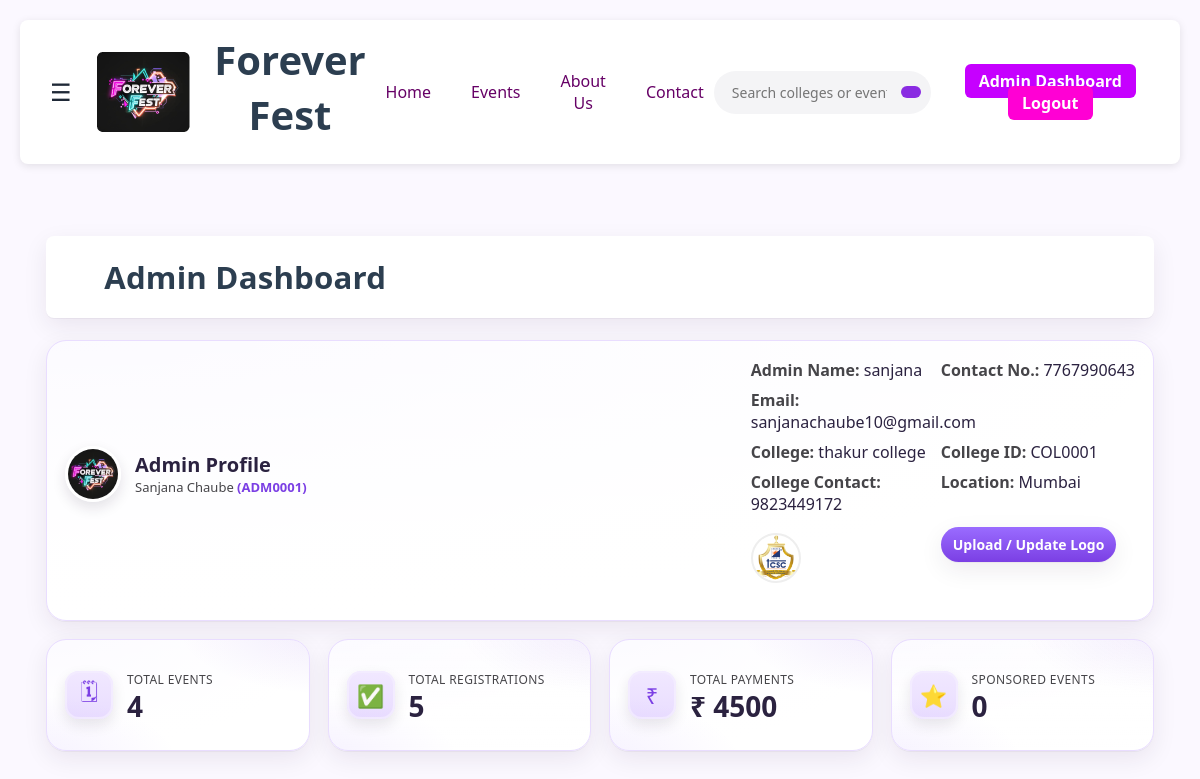
The app's page /admin-dashboard/ (signed in) with its own data.
### accounts/models.py (models this page shows, shortened)
class AdminProfile(models.Model):
    GENDER_CHOICES = [('M','Male'), ('F','Female'), ('O','Other')]
    full_name  = models.CharField(max_length=100)
    admin_name = models.CharField(max_length=50)
    contact_no = models.CharField(max_length=15)
    email      = models.EmailField(unique=True)
    gender     = models.CharField(max_length=1, choices=GENDER_CHOICES)
    password   = models.CharField(max_length=128)
    admin_id   = models.CharField(max_length=10, unique=True, default=generate_admin_id)
    created_at = models.DateTimeField(auto_now_add=True)

### colleges/models.py (models this page shows, shortened)
class College(models.Model):
    college_id  = models.CharField(max_length=20, primary_key=True, unique=True, default=generate_college_id)
    name        = models.CharField(max_length=100, unique=True)
    contact_no  = models.CharField(max_length=15, blank=True, null=True)
    email       = models.EmailField(max_length=120, blank=True, null=True)
    location    = models.CharField(max_length=120, blank=True, null=True)
    owner_admin = models.OneToOneField(
    AdminProfile, on_delete=models.CASCADE, related_name='college',
    null=True, blank=True
    )
    logo  = models.ImageField(upload_to="college_logos/",blank=True,null=True)
    created_at = models.DateTimeField(auto_now_add=True)

### accounts/views.py (the view)
# urls.py: path('admin-dashboard/', views.admin_dashboard, name='admin_dashboard'),
def admin_dashboard(request):
    admin_id = request.session.get("admin_id")
    if not admin_id:
        return redirect("admin_login")
    try:
        admin = AdminProfile.objects.get(admin_id=admin_id)
    except AdminProfile.DoesNotExist:
        messages.error(request, "Session invalid. Please log in again.")
        return redirect("admin_login")
    total_events = Event.objects.count()
    total_registrations = Registration.objects.count()
    total_payments = (
        Payment.objects.aggregate(total=Sum("amount")).get("total") or 0
    )
    try:
        total_sponsored = Event.objects.filter(is_sponsored=True).count()
    except Exception:
        total_sponsored = 0
    context = {
        "admin": admin,
        "college": getattr(admin, "college", None),
        "stats": {
            "total_events": total_events,
            "total_registrations": total_registrations,
            "total_payments": total_payments,
            "total_sponsored": total_sponsored,
        },
    }
    return render(request, "accounts/admin_dashboard.html", context)

### accounts/templates/accounts/admin_dashboard.html (shortened to what this page needs)
{% extends "accounts/base.html" %}
{% load static %}
{% block content %}
<link rel="stylesheet" href="{% static 'css/admin_dashboard.css' %}">
<section class="ad-wrap">
  <div class="container">
    <header class="ad-header">
      <h1 class="ad-title"> &nbsp; &nbsp; &nbsp; &nbsp;Admin Dashboard</h1>
    </header>
    <div class="ad-grid">
      <article class="ad-card ad-card--profile">
        <div class="ad-card-head">
          <div class="ad-head-left">
            <img class="ad-avatar" src="{% static 'image/logo.png' %}" alt="avatar">
            <div>
              <h2 class="ad-card-title">Admin Profile</h2>
              <div class="ad-sub">{{ admin.full_name }} <span class="ad-id">({{ admin.admin_id }})</span></div>
            </div>
          </div>
        <div class="ad-lines">
          <div><span class="k">Admin Name:</span> <span class="v">{{ admin.admin_name }}</span></div>
          <div><span class="k">Contact No.:</span> <span class="v">{{ admin.contact_no|default:"—" }}</span></div>
          <div><span class="k">Email:</span> <span class="v">{{ admin.email }}</span></div>
          {% if college %}
            <div class="ad-divider"></div>
            <div><span class="k">College:</span> <span class="v">{{ college.name }}</span></div>
            <div><span class="k">College ID:</span> <span class="v">{{ college.college_id }}</span></div>
            <div><span class="k">College Contact:</span> <span class="v">{{ college.contact_no|default:"—" }}</span></div>
            <div><span class="k">Location:</span> <span class="v">{{ college.location|default:"—" }}</span></div>
  {% if college.logo %}
    <div style="margin-top:10px;">
      <img src="{{ college.logo.url }}" alt="College logo"
           style="height:50px;width:50px;border-radius:50%;object-fit:cover;border:2px solid #eee;">
    </div>
  {% endif %}
  <div style="margin-top:10px;">
    <a href="{% url 'colleges:upload_college_logo' college.college_id %}"
       class="ad-btn sm">Upload / Update Logo</a>
  </div>
          {% else %}
            <div class="ad-muted">No college linked to this admin.</div>
          {% endif %}
        </div>
      </article>
      <article class="ad-card ad-metric">
        <div class="ad-metric-icon">🗓</div>
        <div class="ad-metric-body">
          <div class="ad-metric-label">Total Events</div>
          <div class="ad-metric-value">{{ stats.total_events }}</div>
        </div>
      </article>
      <article class="ad-card ad-metric">
        <div class="ad-metric-icon">✅</div>
        <div class="ad-metric-body">
          <div class="ad-metric-label">Total Registrations</div>
          <div class="ad-metric-value">{{ stats.total_registrations }}</div>
        </div>
      </article>
      <article class="ad-card ad-metric">
        <div class="ad-metric-icon">₹</div>
        <div class="ad-metric-body">
          <div class="ad-metric-label">Total Payments</div>
          <div class="ad-metric-value">₹ {{ stats.total_payments|floatformat:0 }}</div>
        </div>
      </article>
      <article class="ad-card ad-metric">
        <div class="ad-metric-icon">⭐</div>
        <div class="ad-metric-body">
          <div class="ad-metric-label">Sponsored Events</div>
          <div class="ad-metric-value">{{ stats.total_sponsored }}</div>
        </div>
      </article>
    </div>
  </div>
</section>
{% endblock %}

### static/css/style.css (style rules this page uses)
body { font-family: 'Inter', sans-serif; margin: 0; padding: 0; background: #fffafc; }
body { background: #F7F8FC; }
a { text-decoration: none; }
body, html { height: 100%; margin: 0; }
:root { --primary-color: #2c3e50; --secondary-color: #3498db; --accent-color: #e74c3c; --light-color: #f5f7fa; --dark-color: #2c4e50; --shadow: 0 4px 6px rgba(0,0,0,.1); --radius: 8px; --page-max-width: 1200px; }
* { margin: 0; padding: 0; box-sizing: border-box; font-family: 'Segoe UI', Tahoma, Geneva, Verdana, sans-serif; }
body { background: var(--light-color); color: var(--dark-color); padding: 20px; }
header { text-align: center; margin-bottom: 40px; padding: 20px 0; background: #fff; box-shadow: var(--shadow); border-radius: var(--radius); }
h1 { color: var(--primary-color); font-size: 2.5rem; margin-bottom: 10px; }
body { margin: 0; font-family: 'Inter', sans-serif; background: #fffafc; color: #222; }

### static/css/admin_dashboard.css (style rules this page uses)
:root { --bg:#fbf8ff; --card:#fff; --ink:#2b2240; --muted:#464549; --brand-1:#7b3fe4; --brand-2:#9a6cff; --accent:#e9ddff; --ring:rgba(123,63,228,.25); --shadow:0 8px 24px rgba(34,18,51,.08), 0 1px 0 rgba(34,18,51,.04); --radius-xl:20px; --radius-lg:16px; --radius-md:12px; }
body { background:var(--bg); color:var(--ink); }
.ad-wrap { padding:32px 0 64px; }
.container { max-width:1140px; margin:0 auto; padding:0 16px; }
.ad-header { display:flex; align-items:center; justify-content:space-between; gap:16px; margin-bottom:22px; }
.ad-title { margin:0; font-size:clamp(24px,2.6vw,36px); font-weight:900; letter-spacing:.2px; }
.ad-btn { appearance:none; border:0; cursor:pointer; background:linear-gradient(180deg,var(--brand-2),var(--brand-1)); color:#fff; font-weight:700; padding:10px 16px; border-radius:999px; box-shadow:var(--shadow); transition:transform .12s, box-shadow .12s, opacity .12s; }
.ad-btn.sm { padding:8px 12px; font-size:14px; }
.ad-grid { display:grid; grid-template-columns:repeat(12,1fr); gap:18px; align-items:start; }
.ad-card--profile { grid-column:span 12; }
.ad-metric { grid-column:span 3; }
.ad-card { background: linear-gradient(180deg,#ffffffcc,#fffffffa) padding-box, radial-gradient(100% 100% at 0% 0%,#efe9ff,#ffffff) border-box; border:1px solid var(--accent); border-radius:var(--radius-xl); box-shadow:var(--shadow); padding:18px; }
.ad-card-head { display:flex; align-items:center; justify-content:space-between; gap:14px; margin-bottom:14px; }
.ad-head-left { display:flex; align-items:center; gap:14px; }
.ad-avatar { width:56px; height:56px; border-radius:50%; object-fit:cover; border:3px solid #fff; box-shadow:0 6px 14px rgba(34,18,51,.12); }
.ad-card-title { margin:0; font-size:20px; font-weight:800; }
.ad-sub { font-size:13px; color:var(--muted); }
.ad-id { font-weight:700; color:var(--brand-1); }
.ad-lines { display:grid; grid-template-columns:180px 1fr; row-gap:8px; column-gap:10px; }
.ad-lines .k { color:var(--muted); font-weight:700; }
.ad-lines .v { color:var(--ink); }
.ad-metric { position:relative; overflow:hidden; min-height:112px; display:flex; align-items:center; gap:14px; padding:18px; }
.ad-metric::after { content:""; position:absolute; inset:0; pointer-events:none; background: radial-gradient(120% 120% at 110% -10%, rgba(123,63,228,.10), transparent 50%), radial-gradient(120% 120% at -10% 110%, rgba(154,108,255,.10), transparent 50%); }
.ad-metric-icon { flex:0 0 auto; width:48px; height:48px; border-radius:14px; display:grid; place-items:center; font-size:22px; background:linear-gradient(180deg,#f1e8ff,#e9ddff); color:var(--brand-1); box-shadow:inset 0 0 0 2px #f3ecff, 0 6px 14px rgba(34,18,51,.10); }
.ad-metric-body { display:flex; flex-direction:column; gap:4px; }
.ad-metric-label { font-size:12px; letter-spacing:.4px; color:var(--muted); text-transform:uppercase; }
.ad-metric-value { font-size:28px; line-height:1; font-weight:900; }

### records on screen
AdminProfile: full_name "Sanjana Chaube", admin_id "ADM0001", admin_name "sanjana", contact_no "7767990643", email "sanjanachaube10@gmail.com"
College: name "thakur college", college_id "COL0001", contact_no "9823449172", location "Mumbai", logo (picture)

### other values on screen
{{ stats.total_events }} "4"
{{ stats.total_registrations }} "5"
{{ stats.total_payments|floatformat:0 }} "4500"
{{ stats.total_sponsored }} "0"
